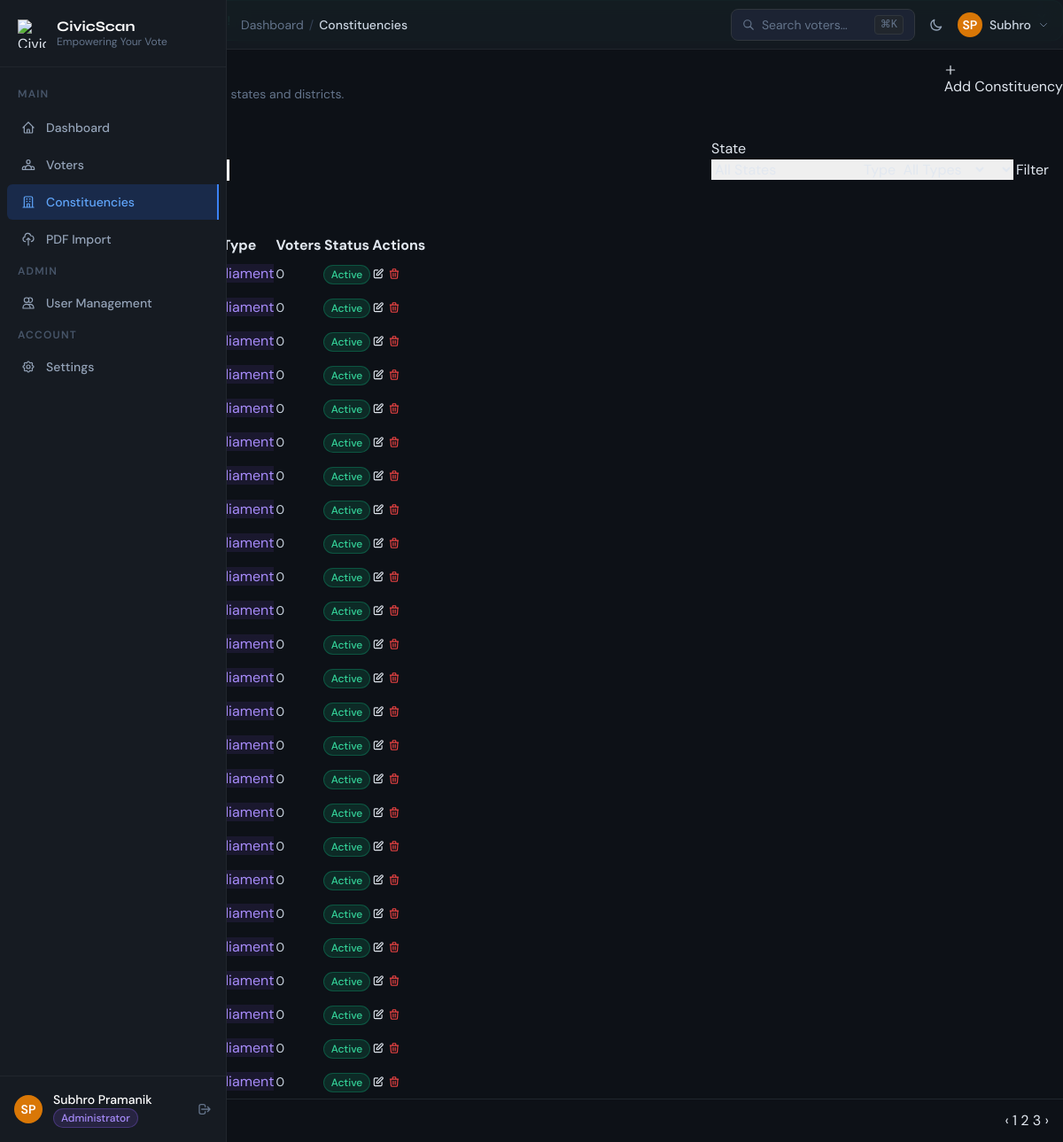
Screenshot of /modules/constituencies/index.php (signed in) with the database file from the repository.
### tables this page shows
CREATE TABLE IF NOT EXISTS `constituencies` (
  `id` BIGINT UNSIGNED NOT NULL AUTO_INCREMENT,
  `state_id` BIGINT UNSIGNED NOT NULL,
  `district_id` BIGINT UNSIGNED NOT NULL,
  `city_id` BIGINT UNSIGNED NULL,
  `constituency_type` ENUM('assembly', 'parliament', 'local') NOT NULL DEFAULT 'assembly',
  `constituency_number` VARCHAR(50) NULL,
  `name` VARCHAR(150) NOT NULL,
  `code` VARCHAR(50) NULL,
  `description` TEXT NULL,
  `status` ENUM('active', 'inactive') NOT NULL DEFAULT 'active',
  `created_by` BIGINT UNSIGNED NULL,
  `updated_by` BIGINT UNSIGNED NULL,
  `deleted_by` BIGINT UNSIGNED NULL,
  `created_at` DATETIME NOT NULL DEFAULT CURRENT_TIMESTAMP,
  `updated_at` DATETIME NOT NULL DEFAULT CURRENT_TIMESTAMP ON UPDATE CURRENT_TIMESTAMP,
  `deleted_at` DATETIME NULL,
  PRIMARY KEY (`id`),
  UNIQUE KEY `uq_constituencies_location_name` (`state_id`, `district_id`, `name`),
  UNIQUE KEY `uq_constituencies_code` (`code`),
  KEY `idx_constituencies_state_id` (`state_id`),
  KEY `idx_constituencies_district_id` (`district_id`),
  KEY `idx_constituencies_city_id` (`city_id`),
  KEY `idx_constituencies_status` (`status`),
  KEY `idx_constituencies_created_by` (`created_by`),
  KEY `idx_constituencies_updated_by` (`updated_by`),
  KEY `idx_constituencies_deleted_by` (`deleted_by`),
  CONSTRAINT `fk_constituencies_state` FOREIGN KEY (`state_id`) REFERENCES `states` (`id`) ON DELETE RESTRICT ON UPDATE CASCADE,
  CONSTRAINT `fk_constituencies_district` FOREIGN KEY (`district_id`) REFERENCES `districts` (`id`) ON DELETE RESTRICT ON UPDATE CASCADE,
  CONSTRAINT `fk_constituencies_city` FOREIGN KEY (`city_id`) REFERENCES `cities` (`id`) ON DELETE SET NULL ON UPDATE CASCADE,
  CONSTRAINT `fk_constituencies_created_by` FOREIGN KEY (`created_by`) REFERENCES `users` (`id`) ON DELETE SET NULL ON UPDATE CASCADE,
  CONSTRAINT `fk_constituencies_updated_by` FOREIGN KEY (`updated_by`) REFERENCES `users` (`id`) ON DELETE SET NULL ON UPDATE CASCADE,
  CONSTRAINT `fk_constituencies_deleted_by` FOREIGN KEY (`deleted_by`) REFERENCES `users` (`id`) ON DELETE SET NULL ON UPDATE CASCADE
);

### includes/db.php (called while the page is built, shortened)
<?php
class DB {
    private static ?PDO $instance = null;
    public static function conn(): PDO {
        if (self::$instance === null) {
            $dsn = sprintf(
                'mysql:host=%s;port=%s;dbname=%s;charset=%s',
                DB_HOST, DB_PORT, DB_NAME, DB_CHARSET
            );
            try {
                self::$instance = new PDO($dsn, DB_USER, DB_PASS, [
                    PDO::ATTR_ERRMODE            => PDO::ERRMODE_EXCEPTION,
                    PDO::ATTR_DEFAULT_FETCH_MODE => PDO::FETCH_ASSOC,
                    PDO::ATTR_EMULATE_PREPARES   => false,
                ]);
            } catch (PDOException $e) {
                http_response_code(500);
                die(json_encode(['error' => 'Database connection failed.']));
            }
        }
        return self::$instance;
    }
}
function db_query(string $sql, array $params = []): PDOStatement {
    $stmt = DB::conn()->prepare($sql);
    $stmt->execute($params);
    return $stmt;
}
function db_row(string $sql, array $params = []): ?array {
    $row = db_query($sql, $params)->fetch();
    return $row ?: null;
}
function db_rows(string $sql, array $params = []): array {
    return db_query($sql, $params)->fetchAll();
}

### includes/auth.php (called while the page is built, shortened)
<?php
function current_role(): string {
    return $_SESSION['auth_user']['role'] ?? '';
}
function is_admin(): bool {
    return current_role() === 'administrator';
}

### modules/constituencies/index.php (the view, shortened to what this page needs)
<?php
require_once __DIR__ . '/../../includes/db.php';
require_once __DIR__ . '/../../includes/auth.php';
require_once __DIR__ . '/../../includes/functions.php';
$sort   = in_array($_GET['sort'] ?? '', ['name','constituency_type','created_at']) ? $_GET['sort'] : 'created_at';
$dir    = ($_GET['dir'] ?? 'desc') === 'asc' ? 'asc' : 'desc';
$page   = max(1, (int)($_GET['page'] ?? 1));
$where  = ['c.deleted_at IS NULL'];
$params = [];
$whereSql = 'WHERE ' . implode(' AND ', $where);
$total    = db_row("SELECT COUNT(*) AS cnt FROM constituencies c LEFT JOIN states s ON s.id=c.state_id LEFT JOIN districts d ON d.id=c.district_id $whereSql", $params)['cnt'];
$pager    = paginate($total, $page);
$items    = db_rows(
    "SELECT c.*, s.name AS state_name, d.name AS district_name,
            (SELECT COUNT(*) FROM voters v WHERE v.constituency_id=c.id AND v.deleted_at IS NULL) AS voter_count
     FROM constituencies c
     LEFT JOIN states s ON s.id=c.state_id
     LEFT JOIN districts d ON d.id=c.district_id
     $whereSql
     ORDER BY c.$sort $dir
     LIMIT {$pager['per_page']} OFFSET {$pager['offset']}",
    $params
);
?>
<?php include __DIR__ . '/../../includes/layout/head.php'; ?>
<div class="flex">
<?php include __DIR__ . '/../../includes/layout/sidebar.php'; ?>
<div class="page-main flex-1">
<?php include __DIR__ . '/../../includes/layout/topbar.php'; ?>
<main class="page-content">
<?php include __DIR__ . '/../../includes/layout/flash.php'; ?>
<div class="flex flex-col sm:flex-row sm:items-center justify-between gap-4 mb-6">
  <div>
    <h1 class="font-display font-bold text-xl text-white">Constituencies</h1>
    <p class="text-slate-500 text-sm mt-0.5">Manage electoral constituencies across states and districts.</p>
  </div>
  <button onclick="openModal('add-modal')" class="btn btn-primary btn-sm">
    <svg class="w-3.5 h-3.5" fill="none" stroke="currentColor" viewBox="0 0 24 24"><path stroke-linecap="round" stroke-linejoin="round" stroke-width="2" d="M12 4v16m8-8H4"/></svg>
    Add Constituency
  </button>
</div>
<div class="card mb-5">
  <form method="GET" class="p-4 flex flex-wrap gap-3 items-end">
    <div class="flex-1 min-w-44">
      <label class="form-label">Search</label>
    </div>
    <div class="w-40">
      <label class="form-label">State</label>
      <select name="state" class="form-select">
        <option value="">All States</option>
      </select>
    </div>
    <div class="w-40">
      <label class="form-label">Type</label>
      <select name="type" class="form-select">
        <option value="">All Types</option>
      </select>
    </div>
    <button type="submit" class="btn btn-primary btn-sm">Filter</button>
  </form>
</div>
<div class="card">
  <div class="card-header">
    <span class="text-slate-400 text-sm"><?= fmt_num($total) ?> constituency record<?= $total!==1?'s':'' ?></span>
  </div>
  <?php if (empty($items)): ?>
  <div class="empty-state">
    <svg class="empty-state-icon" fill="none" stroke="currentColor" viewBox="0 0 24 24"><path stroke-linecap="round" stroke-linejoin="round" stroke-width="1.5" d="M19 21V5a2 2 0 00-2-2H7a2 2 0 00-2 2v16"/></svg>
    <div class="empty-state-title">No constituencies found</div>
    <div class="empty-state-desc">Add your first constituency to get started.</div>
  </div>
  <?php else: ?>
  <div class="overflow-x-auto">
    <table class="data-table">
      <thead>
        <tr>
          <th data-sort="name">Constituency</th>
          <th>State / District</th>
          <th data-sort="constituency_type">Type</th>
          <th>Voters</th>
          <th>Status</th>
          <th>Actions</th>
        </tr>
      </thead>
      <tbody>
        <?php foreach ($items as $c): ?>
        <tr>
          <td>
            <div class="text-white font-medium text-sm"><?= h($c['name']) ?></div>
            <?php if ($c['code']): ?><div class="text-slate-600 text-xs font-mono"><?= h($c['code']) ?></div><?php endif; ?>
          </td>
          <td>
            <div class="text-slate-300 text-xs"><?= h($c['state_name'] ?? '—') ?></div>
            <div class="text-slate-600 text-xs"><?= h($c['district_name'] ?? '—') ?></div>
          </td>
          <td>
            <?php $tmap=['assembly'=>'bg-blue-500/10 text-blue-400','parliament'=>'bg-violet-500/10 text-violet-400','local'=>'bg-emerald-500/10 text-emerald-400']; ?>
            <span class="badge <?= $tmap[$c['constituency_type']] ?? '' ?>"><?= ucfirst($c['constituency_type']) ?></span>
          </td>
          <td class="text-slate-300 text-sm"><?= fmt_num($c['voter_count']) ?></td>
          <td><?= status_badge($c['status']) ?></td>
          <td>
            <div class="flex items-center gap-1">
              <button onclick="editConstituency(<?= $c['id'] ?>)" class="btn btn-ghost btn-icon btn-sm" data-tooltip="Edit">
                <svg class="w-3.5 h-3.5" fill="none" stroke="currentColor" viewBox="0 0 24 24"><path stroke-linecap="round" stroke-linejoin="round" stroke-width="2" d="M11 5H6a2 2 0 00-2 2v11a2 2 0 002 2h11a2 2 0 002-2v-5m-1.414-9.414a2 2 0 112.828 2.828L11.828 15H9v-2.828l8.586-8.586z"/></svg>
              </button>
              <?php if (is_admin()): ?>
              <button onclick="confirmDelete('<?= APP_URL ?>/modules/constituencies/ajax?action=delete&id=<?= $c['id'] ?>','<?= h($c['name']) ?>')"
                      class="btn btn-ghost btn-icon btn-sm text-red-500 hover:text-red-400" data-tooltip="Delete">
                <svg class="w-3.5 h-3.5" fill="none" stroke="currentColor" viewBox="0 0 24 24"><path stroke-linecap="round" stroke-linejoin="round" stroke-width="2" d="M19 7l-.867 12.142A2 2 0 0116.138 21H7.862a2 2 0 01-1.995-1.858L5 7m5 4v6m4-6v6m1-10V4a1 1 0 00-1-1h-4a1 1 0 00-1 1v3M4 7h16"/></svg>
              </button>
              <?php endif; ?>
            </div>
          </td>
        </tr>
        <?php endforeach; ?>
      </tbody>
    </table>
  </div>
  <?php if ($pager['total_pages'] > 1): ?>
  <div class="px-4 py-3 border-t border-surface-600 flex items-center justify-between">
    <span class="text-slate-600 text-xs">Page <?= $pager['current'] ?> of <?= $pager['total_pages'] ?></span>
    <div class="pagination">
      <a href="?<?= http_build_query(array_merge($_GET,['page'=>$pager['current']-1])) ?>" class="page-btn <?= !$pager['has_prev']?'disabled':'' ?>">‹</a>
      <?php for($i=max(1,$pager['current']-2);$i<=min($pager['total_pages'],$pager['current']+2);$i++): ?>
      <a href="?<?= http_build_query(array_merge($_GET,['page'=>$i])) ?>" class="page-btn <?= $i===$pager['current']?'active':'' ?>"><?= $i ?></a>
      <?php endfor; ?>
      <a href="?<?= http_build_query(array_merge($_GET,['page'=>$pager['current']+1])) ?>" class="page-btn <?= !$pager['has_next']?'disabled':'' ?>">›</a>
    </div>
  </div>
  <?php endif; ?>
  <?php endif; ?>
</div>
</main></div></div>
</body></html>

### includes/functions.php (shortened to what this page needs)
<?php
function h(mixed $v): string {
    return htmlspecialchars((string)$v, ENT_QUOTES | ENT_SUBSTITUTE, 'UTF-8');
}
function paginate(int $total, int $page, int $perPage = PER_PAGE): array {
    $totalPages = (int)ceil($total / $perPage);
    $page       = max(1, min($page, $totalPages));
    $offset     = ($page - 1) * $perPage;
    return [
        'total'       => $total,
        'per_page'    => $perPage,
        'current'     => $page,
        'total_pages' => $totalPages,
        'offset'      => $offset,
        'has_prev'    => $page > 1,
        'has_next'    => $page < $totalPages,
    ];
}
function fmt_num(int|float $n): string {
    return number_format($n);
}
function initials(string $name): string {
    $parts = array_filter(explode(' ', $name));
    $i = '';
    foreach (array_slice($parts, 0, 2) as $p) {
        $i .= mb_strtoupper(mb_substr($p, 0, 1));
    }
    return $i;
}
function status_badge(?string $status): string {
    $status = $status ?: 'inactive';
    $map = [
        'active'               => 'bg-emerald-500/15 text-emerald-400 border border-emerald-500/30',
        'inactive'             => 'bg-slate-500/15 text-slate-400 border border-slate-500/30',
        'queued'               => 'bg-amber-500/15 text-amber-400 border border-amber-500/30',
        'processing'           => 'bg-blue-500/15 text-blue-400 border border-blue-500/30',
        'completed'            => 'bg-emerald-500/15 text-emerald-400 border border-emerald-500/30',
        'completed_with_errors'=> 'bg-orange-500/15 text-orange-400 border border-orange-500/30',
        'failed'               => 'bg-red-500/15 text-red-400 border border-red-500/30',
    ];
    $cls = $map[$status] ?? 'bg-slate-500/15 text-slate-400';
    return "<span class=\"inline-flex items-center px-2 py-0.5 rounded-full text-xs font-medium {$cls}\">" . h(ucfirst(str_replace('_', ' ', $status))) . "</span>";
}
function role_badge(string $role): string {
    $cls = $role === 'administrator'
        ? 'bg-violet-500/15 text-violet-400 border border-violet-500/30'
        : 'bg-sky-500/15 text-sky-400 border border-sky-500/30';
    return "<span class=\"inline-flex items-center px-2 py-0.5 rounded-full text-xs font-medium {$cls}\">" . h(ucfirst($role)) . "</span>";
}
function avatar(array $user, string $size = 'w-9 h-9'): string {
    $bg = ['bg-blue-600','bg-violet-600','bg-emerald-600','bg-rose-600','bg-amber-600'];
    $c  = $bg[crc32($user['name']) % count($bg)];
    return "<div class=\"{$size} {$c} rounded-full flex items-center justify-center text-white font-semibold text-sm\">" . h(initials($user['name'])) . "</div>";
}

### rows the page displays
constituencies: constituency_type "Parliament", voter_count "0", status "Active"
constituencies: constituency_type "Parliament", voter_count "0", status "Active"
constituencies: constituency_type "Parliament", voter_count "0", status "Active"
constituencies: constituency_type "Parliament", voter_count "0", status "Active"
constituencies: constituency_type "Parliament", voter_count "0", status "Active"
constituencies: constituency_type "Parliament", voter_count "0", status "Active"
constituencies: constituency_type "Parliament", voter_count "0", status "Active"
constituencies: constituency_type "Parliament", voter_count "0", status "Active"
constituencies: constituency_type "Parliament", voter_count "0", status "Active"
constituencies: constituency_type "Parliament", voter_count "0", status "Active"
constituencies: constituency_type "Parliament", voter_count "0", status "Active"
constituencies: constituency_type "Parliament", voter_count "0", status "Active"
constituencies: constituency_type "Parliament", voter_count "0", status "Active"
constituencies: constituency_type "Parliament", voter_count "0", status "Active"
constituencies: constituency_type "Parliament", voter_count "0", status "Active"
constituencies: constituency_type "Parliament", voter_count "0", status "Active"
constituencies: constituency_type "Parliament", voter_count "0", status "Active"
constituencies: constituency_type "Parliament", voter_count "0", status "Active"
constituencies: constituency_type "Parliament", voter_count "0", status "Active"
constituencies: constituency_type "Parliament", voter_count "0", status "Active"
constituencies: constituency_type "Parliament", voter_count "0", status "Active"
constituencies: constituency_type "Parliament", voter_count "0", status "Active"
constituencies: constituency_type "Parliament", voter_count "0", status "Active"
constituencies: constituency_type "Parliament", voter_count "0", status "Active"
constituencies: constituency_type "Parliament", voter_count "0", status "Active"

### other values shown
$label "Dashboard Voters Constituencies PDF Import User Management Settings"
initials($user['name']) "SP SP"
$user['name'] "Subhro Pramanik"
$role "Administrator"
$crumb['label'] "Dashboard"
$crumb['label'] "Constituencies"
explode(' ', $user['name'])[0] "Subhro"
